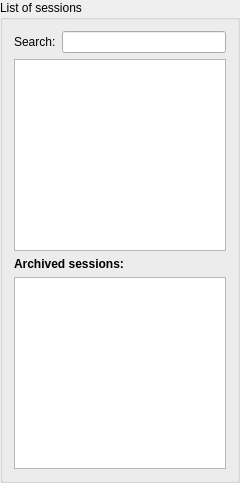
           <widget class="QGroupBox" name="SVLSGroupBox" >
            <property name="minimumSize" >
             <size>
              <width>240</width>
              <height>0</height>
             </size>
            </property>
            <property name="maximumSize" >
             <size>
              <width>240</width>
              <height>16777215</height>
             </size>
            </property>
            <property name="title" >
             <string>List of sessions</string>
            </property>
            <layout class="QVBoxLayout" >
             <item>
              <layout class="QHBoxLayout" >
               <item>
                <widget class="QLabel" name="label_search_sessions" >
                 <property name="text" >
                  <string>Search:</string>
                 </property>
                </widget>
               </item>
               <item>
                <widget class="ExtendedLineEdit" name="SVLSSearchLineEdit" >
                 <property name="statusTip" >
                  <string>Type a keyword to filter the list below</string>
                 </property>
                </widget>
               </item>
              </layout>
             </item>
             <item>
              <widget class="MTListWidget" name="SVLSListWidget" >
               <property name="statusTip" >
                <string>Double click a session to view</string>
               </property>
              </widget>
             </item>
             <item>
              <widget class="QLabel" name="label_archived_sessions" >
               <property name="text" >
                <string>&lt;b>Archived sessions:&lt;/b></string>
               </property>
              </widget>
             </item>
             <item>
              <widget class="MTListWidget" name="SVLASListWidget" >
               <property name="statusTip" >
                <string>Double click a session to view</string>
               </property>
              </widget>
             </item>
            </layout>
           </widget>
